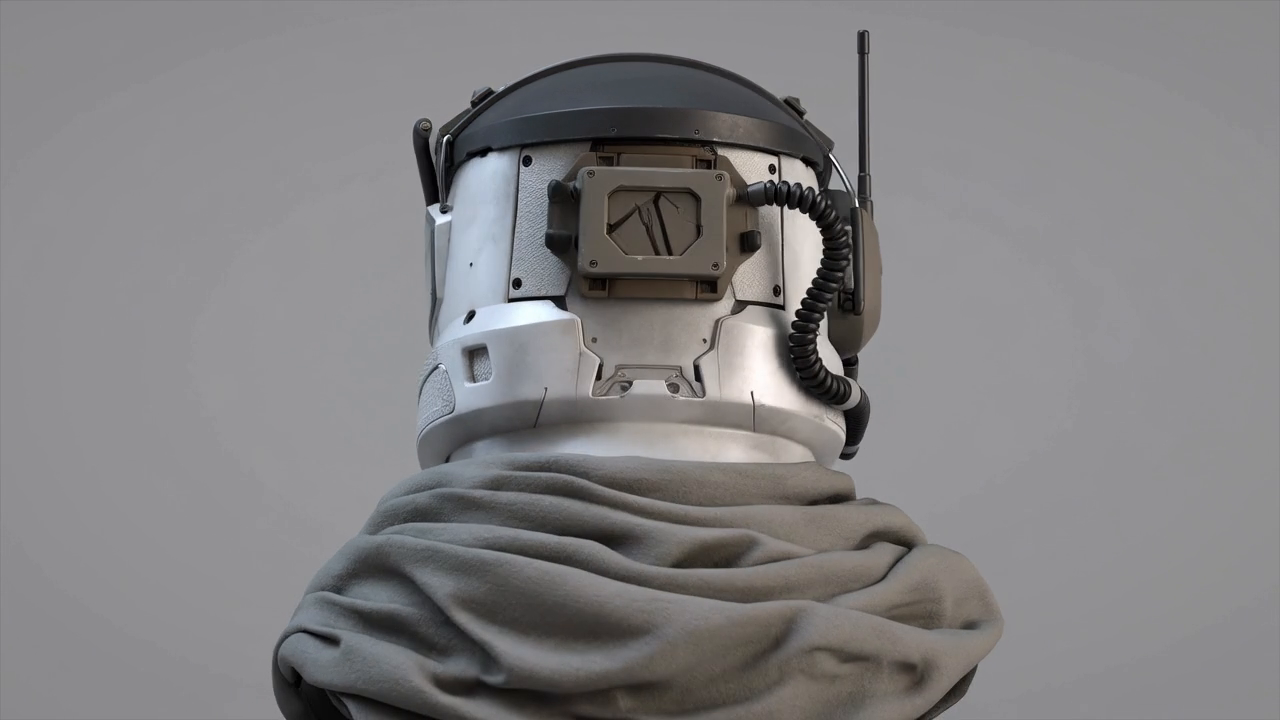
#> input picture web/refs/ref_back.png, 1280 x 720 px, given in place of ref_front.png, which was not available
$ python pairs.py ../refs out.png
#> lines starting #> are read from the running program, lines starting #| are printed output that depends on the picture; pictures that were not available may be replaced by others from this repository, and a replacement may not be noted
#!/usr/bin/env python3
"""Side-by-side close-ups of the helmet: reference frame (left) and render (right) per view, cropped to the helmet.
Usage: python3 pairs.py <web-dir> <out.png>"""
import os
import sys

from PIL import Image, ImageDraw
import argparse

parser = argparse.ArgumentParser(description=__doc__)
parser.add_argument('root')
parser.add_argument('out')
mode = parser.add_mutually_exclusive_group()
mode.add_argument('--baseline', help='Directory containing render_<view>.png from the previous source snapshot')
mode.add_argument('--reference', help='Output directory of compare_reference.mjs')
args = parser.parse_args()
root, out = args.root, args.out
if args.baseline or args.reference:
    sheet = Image.new('RGB', (1500, 1944), (36, 39, 43))
    draw = ImageDraw.Draw(sheet)
    for row, view in enumerate(['front', 'left', 'back', 'right']):
        if args.baseline:
            columns = [('Video', os.path.join(root, 'refs', f'ref_{view}.png')),
                       ('Vorher', os.path.join(args.baseline, f'render_{view}.png')),
                       ('Nachher', os.path.join(root, 'renders', f'render_{view}.png'))]
        else:
            columns = [('Unser Helm', os.path.join(args.reference, f'ours-{view}.png')),
                       ('Meshy mit Textur', os.path.join(args.reference, f'textured-{view}.png')),
                       ('Meshy Geometrie', os.path.join(args.reference, f'clay-{view}.png'))]
        for column, (label, filename) in enumerate(columns):
            # Meshy crops are display framing only, never used for IoU.
            crop = (355, 25, 925, 545) if args.reference and column > 0 else (300, 0, 980, 620)
            tile = Image.open(filename).convert('RGB').crop(crop).resize((500, 456))
            sheet.paste(tile, (column * 500, row * 486 + 30))
            draw.text((column * 500 + 12, row * 486 + 8), f'{view} | {label}', fill='white')
    sheet.save(out)
    sys.exit(0)
rows = []
for v in ['front', 'left', 'back', 'right']:
    ref = Image.open(os.path.join(root, 'refs', f'ref_{v}.png')).convert('RGB').crop((300, 0, 980, 620))
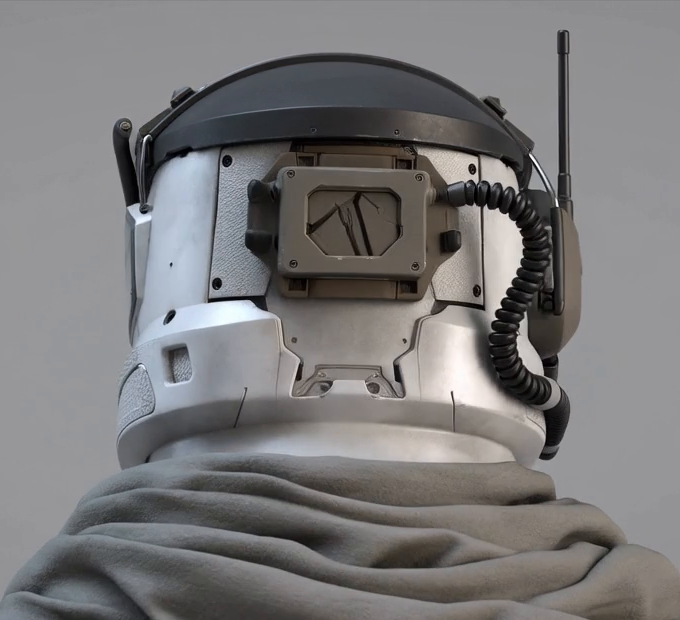
#> ref: PIL image 680x620 RGB; mean R, G, B 122.4, 120.9, 121.8
    ren = Image.open(os.path.join(root, 'renders', f'render_{v}.png')).convert('RGB').crop((300, 0, 980, 620))
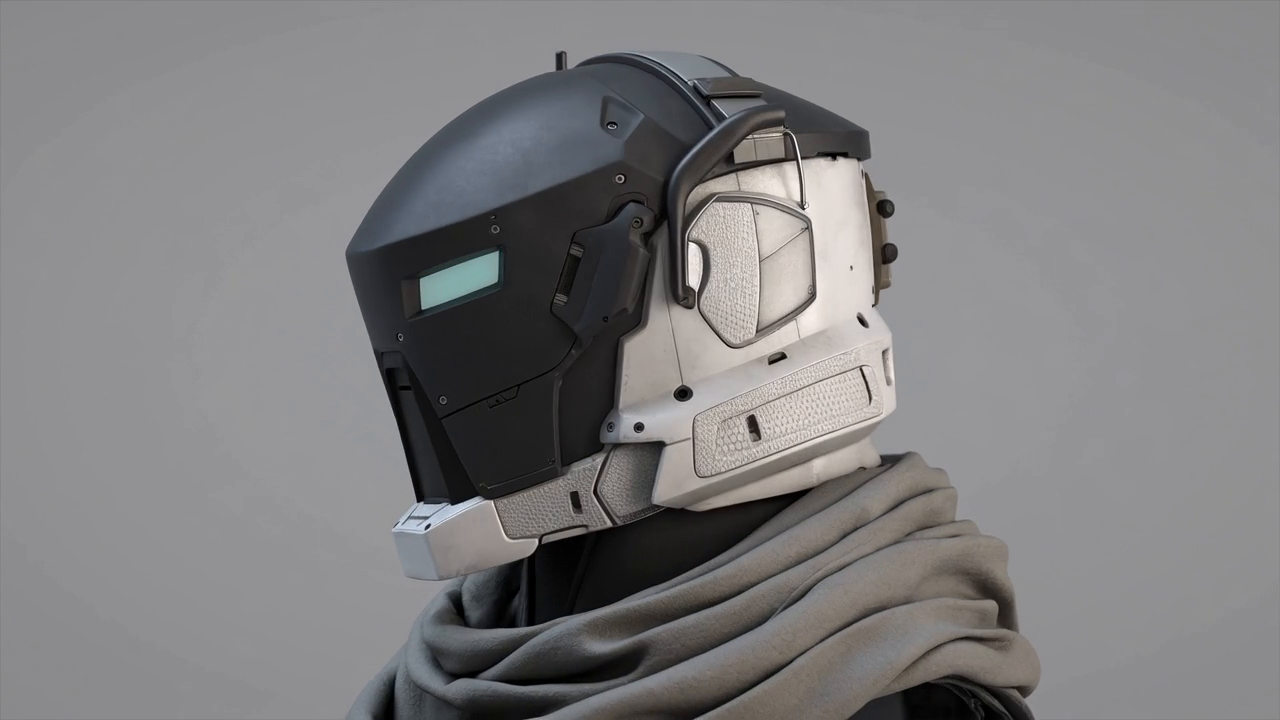
#> input picture web/refs/ref_left.png, 1280 x 720 px, given in place of render_front.png, which was not available
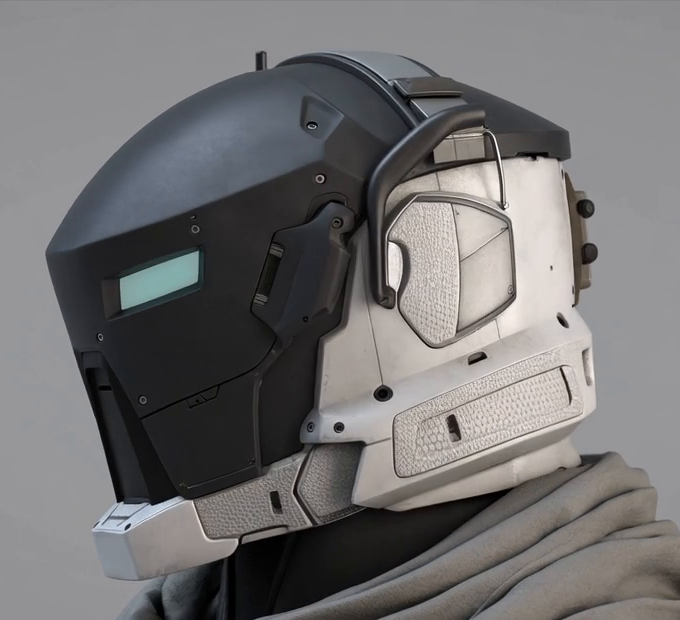
#> ren: PIL image 680x620 RGB; mean R, G, B 115.3, 113.7, 114.5
    row = Image.new('RGB', (1360, 620))
#> row: PIL image 1360x620 RGB; every value is 0
    row.paste(ref, (0, 0))
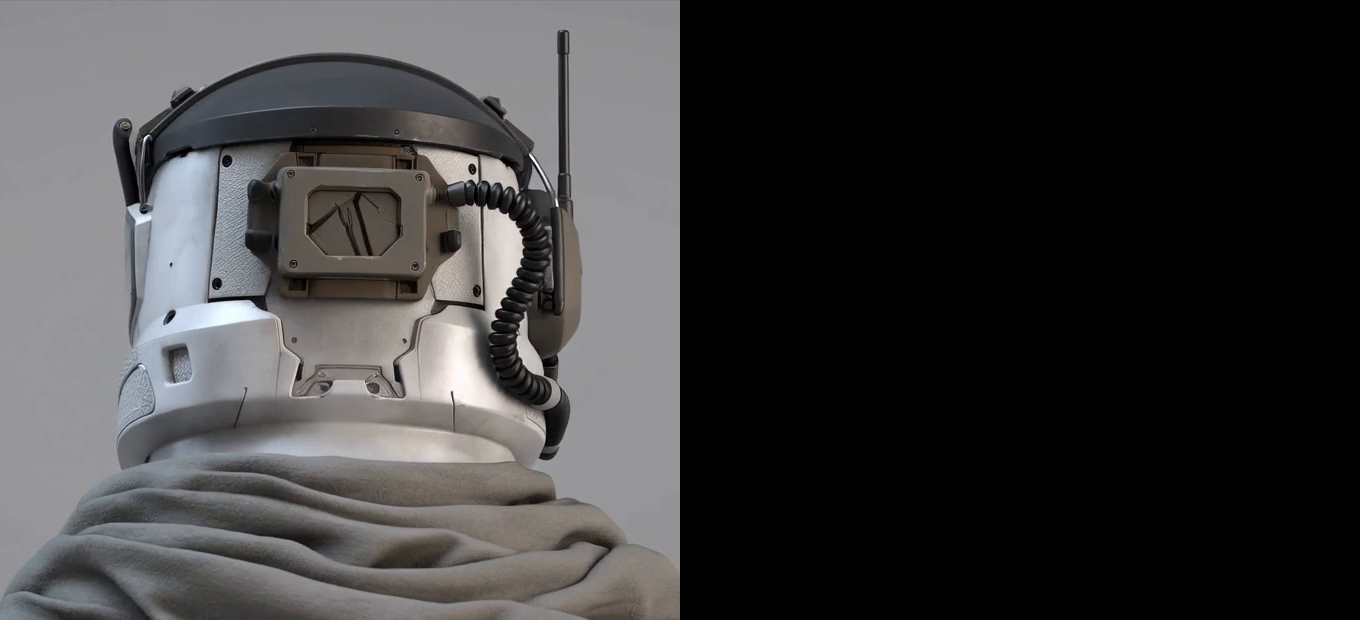
#> row: PIL image 1360x620 RGB; mean R, G, B 61.2, 60.4, 60.9
    row.paste(ren, (680, 0))
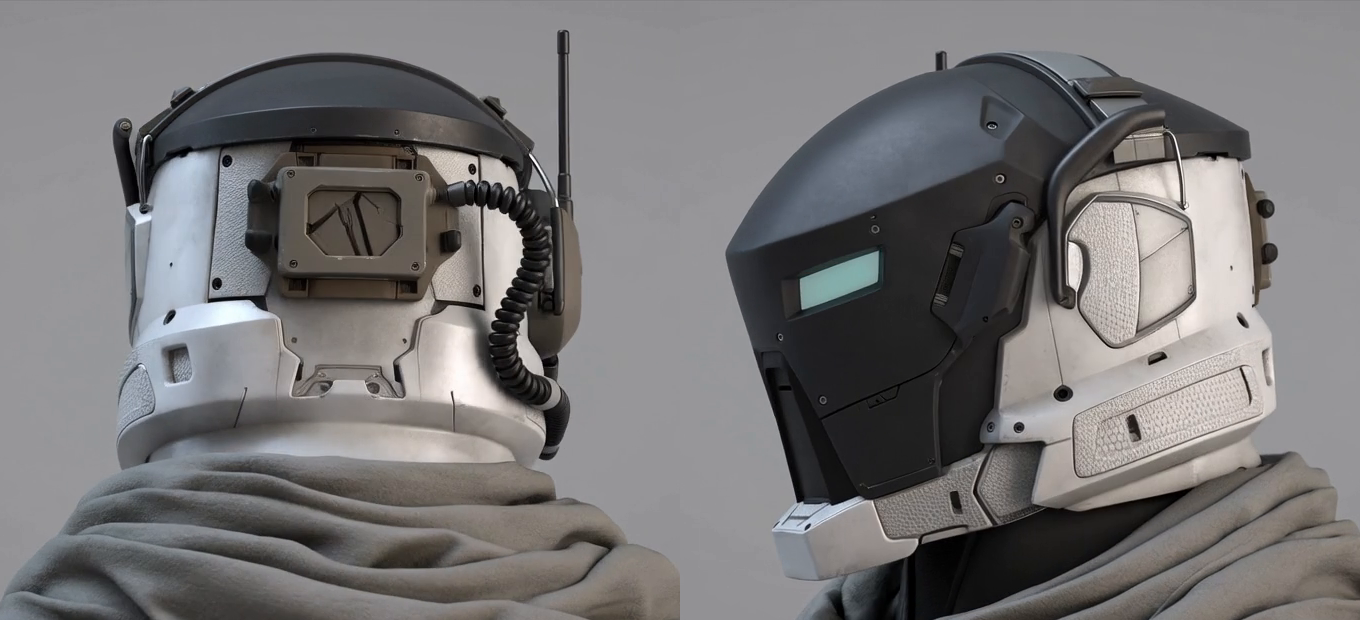
#> row: PIL image 1360x620 RGB; mean R, G, B 118.9, 117.3, 118.1
#> (the run stopped early here; a loop or call above may not have finished)
